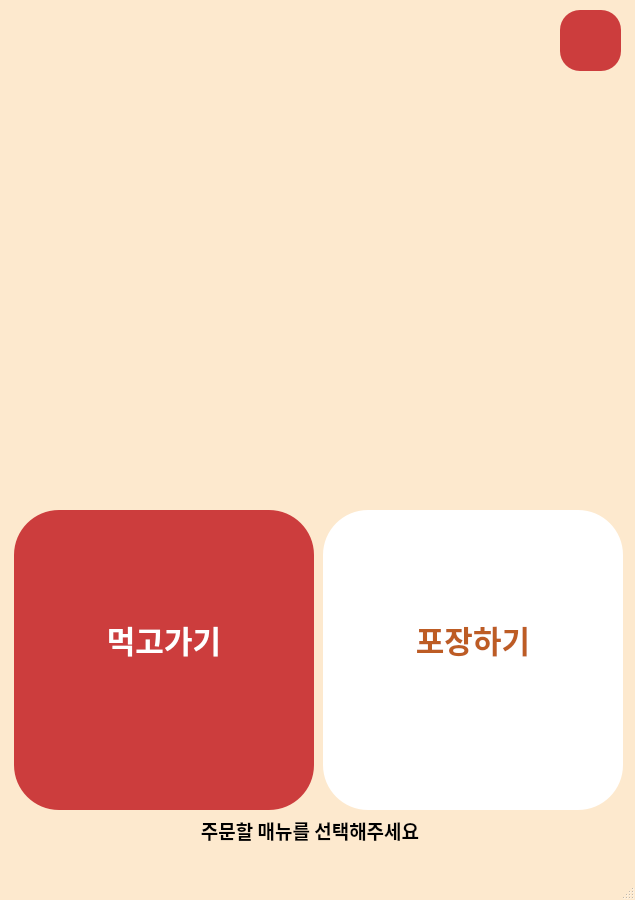
<?xml version="1.0" encoding="UTF-8"?>
<ui version="4.0">
 <class>MainWindow</class>
 <widget class="QMainWindow" name="MainWindow">
  <property name="geometry">
   <rect>
    <x>0</x>
    <y>0</y>
    <width>635</width>
    <height>900</height>
   </rect>
  </property>
  <property name="windowTitle">
   <string>MainWindow</string>
  </property>
  <property name="styleSheet">
   <string notr="true">QMainWindow{
	background:#fde9ce;
}
QPushButton{
    background:white;
    border:1px solid #BDBDBD;
    border-radius:20px;
}

QPushButton:hover{
    background:#F5F5F5;
}

QPushButton:pressed{
    background:#E0E0E0;
}</string>
  </property>
  <property name="animated">
   <bool>true</bool>
  </property>
  <widget class="QWidget" name="centralwidget">
   <property name="autoFillBackground">
    <bool>false</bool>
   </property>
   <widget class="QLabel" name="label">
    <property name="geometry">
     <rect>
      <x>10</x>
      <y>10</y>
      <width>241</width>
      <height>62</height>
     </rect>
    </property>
    <property name="text">
     <string/>
    </property>
    <property name="pixmap">
     <pixmap>../Download/new_logo.png</pixmap>
    </property>
    <property name="scaledContents">
     <bool>true</bool>
    </property>
   </widget>
   <widget class="QLabel" name="label_2">
    <property name="geometry">
     <rect>
      <x>0</x>
      <y>0</y>
      <width>635</width>
      <height>635</height>
     </rect>
    </property>
    <property name="text">
     <string/>
    </property>
    <property name="pixmap">
     <pixmap>icon/background.png</pixmap>
    </property>
    <property name="scaledContents">
     <bool>true</bool>
    </property>
   </widget>
   <widget class="QLabel" name="label_3">
    <property name="geometry">
     <rect>
      <x>180</x>
      <y>820</y>
      <width>260</width>
      <height>21</height>
     </rect>
    </property>
    <property name="font">
     <font>
      <family>Bahnschrift</family>
      <pointsize>14</pointsize>
      <weight>75</weight>
      <bold>true</bold>
     </font>
    </property>
    <property name="text">
     <string>주문할 매뉴를 선택해주세요</string>
    </property>
    <property name="alignment">
     <set>Qt::AlignCenter</set>
    </property>
   </widget>
   <widget class="QPushButton" name="setting">
    <property name="geometry">
     <rect>
      <x>560</x>
      <y>10</y>
      <width>61</width>
      <height>61</height>
     </rect>
    </property>
    <property name="font">
     <font>
      <family>휴먼모음T</family>
      <pointsize>20</pointsize>
     </font>
    </property>
    <property name="styleSheet">
     <string notr="true">QPushButton{
    background:#CC3D3D;
    border:none;
    border-radius:20px;
}

QPushButton:hover{
    background:#BA2B2B;
}

QPushButton:pressed{
    background:#980000;
}</string>
    </property>
    <property name="text">
     <string/>
    </property>
    <property name="icon">
     <iconset>
      <normaloff>icon/iconset.png</normaloff>icon/iconset.png</iconset>
    </property>
    <property name="iconSize">
     <size>
      <width>40</width>
      <height>40</height>
     </size>
    </property>
   </widget>
   <widget class="QToolButton" name="toolButton">
    <property name="geometry">
     <rect>
      <x>14</x>
      <y>510</y>
      <width>300</width>
      <height>300</height>
     </rect>
    </property>
    <property name="font">
     <font>
      <family>Bahnschrift</family>
      <pointsize>23</pointsize>
      <weight>75</weight>
      <bold>true</bold>
     </font>
    </property>
    <property name="styleSheet">
     <string notr="true">QToolButton{
    background:#CC3D3D;
    border:none;
    border-radius:45px;
	color: #FFFFFF;
}

QToolButton:hover{
    background:#BA2B2B;
}

QToolButton:pressed{
    background:#A81919;
}</string>
    </property>
    <property name="text">
     <string>먹고가기
</string>
    </property>
    <property name="icon">
     <iconset>
      <normaloff>icon/dish.png</normaloff>icon/dish.png</iconset>
    </property>
    <property name="iconSize">
     <size>
      <width>150</width>
      <height>150</height>
     </size>
    </property>
    <property name="toolButtonStyle">
     <enum>Qt::ToolButtonTextUnderIcon</enum>
    </property>
   </widget>
   <widget class="QToolButton" name="toolButton_2">
    <property name="geometry">
     <rect>
      <x>323</x>
      <y>510</y>
      <width>300</width>
      <height>300</height>
     </rect>
    </property>
    <property name="font">
     <font>
      <family>Bahnschrift</family>
      <pointsize>23</pointsize>
      <weight>75</weight>
      <bold>true</bold>
     </font>
    </property>
    <property name="styleSheet">
     <string notr="true">QToolButton{
    background:white;
    border:none;
    border-radius:45px;
	color: #BD5C24;
}

QToolButton:hover{
    background:#F5F5F5;
}

QToolButton:pressed{
    background:#E0E0E0;
}</string>
    </property>
    <property name="text">
     <string>포장하기
</string>
    </property>
    <property name="icon">
     <iconset>
      <normaloff>icon/free-icon-take-away-3081098.png</normaloff>icon/free-icon-take-away-3081098.png</iconset>
    </property>
    <property name="iconSize">
     <size>
      <width>155</width>
      <height>150</height>
     </size>
    </property>
    <property name="toolButtonStyle">
     <enum>Qt::ToolButtonTextUnderIcon</enum>
    </property>
   </widget>
   <zorder>label_2</zorder>
   <zorder>label</zorder>
   <zorder>label_3</zorder>
   <zorder>setting</zorder>
   <zorder>toolButton</zorder>
   <zorder>toolButton_2</zorder>
  </widget>
  <widget class="QMenuBar" name="menubar">
   <property name="geometry">
    <rect>
     <x>0</x>
     <y>0</y>
     <width>635</width>
     <height>21</height>
    </rect>
   </property>
  </widget>
  <widget class="QStatusBar" name="statusbar"/>
 </widget>
 <resources/>
 <connections/>
</ui>
